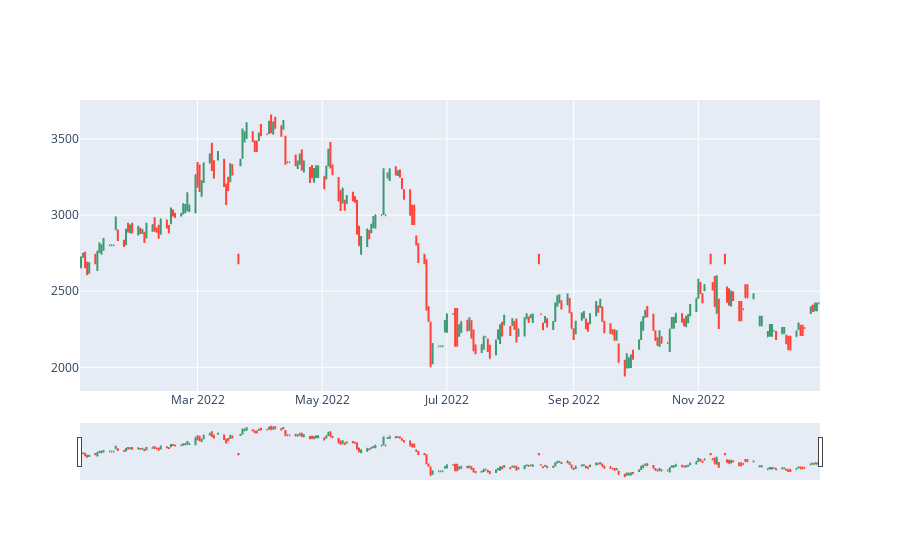

Notebook cell for this chart:
### Code cell
# Graphic OHLC del 2022 para ecopetrol

trace = go.Ohlc(x=df_ecopetrol['2022'].index,
                     open=df_ecopetrol['2022'].Open,
                     high=df_ecopetrol['2022'].High,
                     low=df_ecopetrol['2022'].Low,
                     close=df_ecopetrol['2022'].Close)
data= [trace]
iplot(data, filename='simple_ohlc')

### Figure 1 — Plotly figure (JSON) as saved in the notebook; plotly's stock layout.template omitted (floating-point values rounded to 4 significant figures; data arrays with more than 128 entries replaced by an {"elided": "..."} marker saying what was removed)
{"data": [{"close": {"elided": "257 float values"}, "high": {"elided": "257 float values"}, "low": {"elided": "257 float values"}, "open": {"elided": "257 float values"}, "type": "ohlc", "x": {"elided": "257 str values"}}], "layout": {}}
